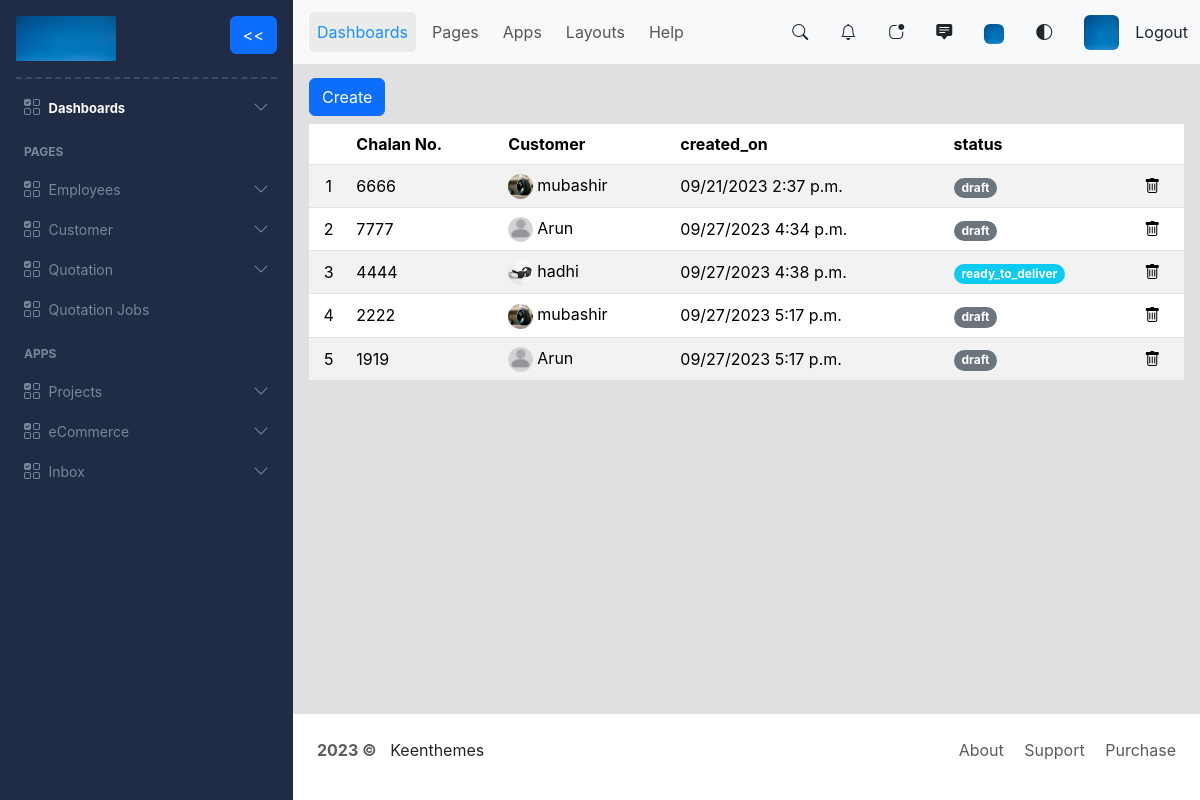
The app's page /view_quotations (signed in), older data.
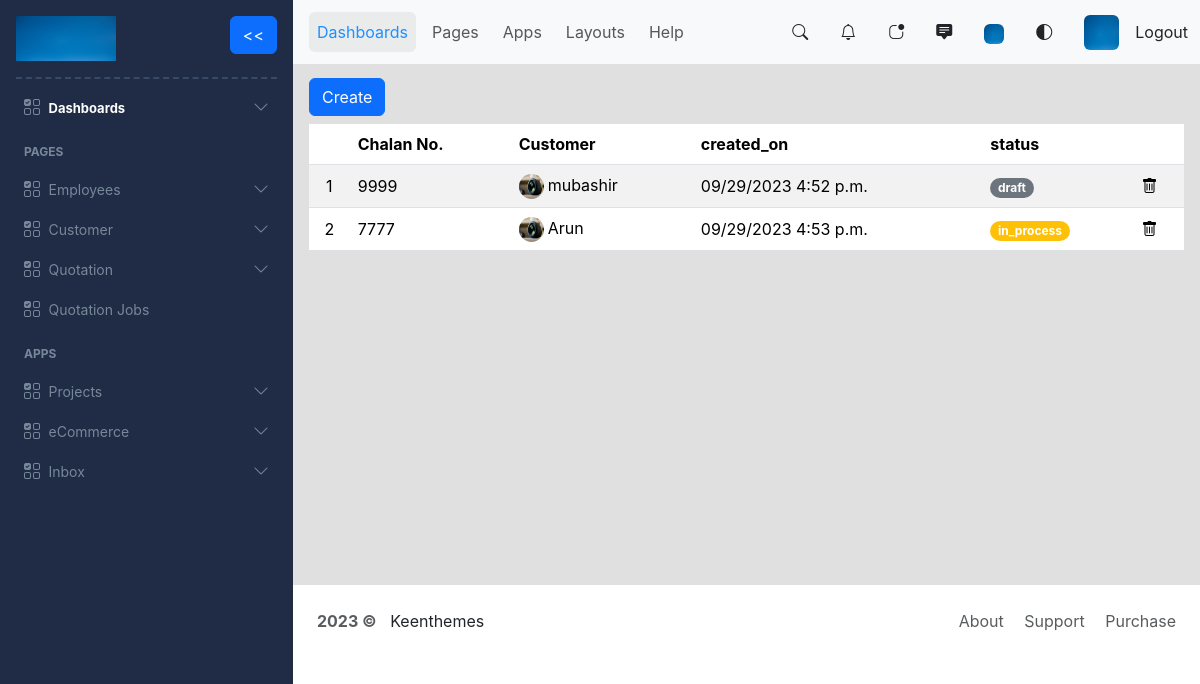
The same page, newer data.
### myapp/models.py (models this page shows, shortened)
class Quotation(models.Model):
    status_choices=( ('draft', 'Draft'), ('in_process', 'In Process'), ('ready_to_deliver', 'Ready to Deliver'), ('delivered_successfully', 'Delivered Successfully') )
    id = models.UUIDField(primary_key=True, default=uuid.uuid4, unique=True, editable=False)
    customer_id = models.ForeignKey(Customer, on_delete=models.CASCADE)
    chalan_no = models.IntegerField(null=False, blank=True)
    created_on = models.DateTimeField(default=timezone.now ,null=False, blank=False)
    status = models.CharField(max_length=50, choices=status_choices, default='draft')

class Customer(models.Model):
    id = models.UUIDField(primary_key=True, default=uuid.uuid4, unique=True, editable=False)
    name = models.CharField(max_length=30)
    address = models.CharField(max_length=150)
    contact = models.IntegerField()
    email = models.EmailField()
    profile_image = models.ImageField(null=True, blank=True, upload_to="profiles/")

### myapp/views.py (the view)
# urls.py: path('view_quotations', views.viewQuotations, name='view_quotations'),
@login_required
def viewQuotations(request):
    quotations = Quotation.objects.all()
    quotations_exist = quotations.exists()
    return render(request, "quotation/view_quotations.html", {'quotations': quotations, 'quotations_exist': quotations_exist})

### myapp/templates/quotation/view_quotations.html (shortened to what this page needs)
{% extends 'index.html' %}
{% block content %}
{% load static %}
<div class='justify-content-end'>
    <a href = "{% url 'create_quotation' %}"class="btn btn-primary">Create</a>
</div>
{% if quotations_exist %}
<div class='table-responsive'>
    <table class="table table-striped mt-2 align-middle">
        <thead>
        <tr>
            <th scope="col"></th>
            <th scope="col">Chalan No.</th>
            <th scope="col">Customer</th>
            <th scope="col">created_on</th>
            <th scope="col">status</th>
            <th scope="col"></th>
        </tr>
        </thead>
        <tbody>
        {% for quotation in quotations %}
            <tr style="height: 42px;">
                <td class="text-center">{{forloop.counter}}</td>
                <td><a href="{% url 'update_quotation' quotation.id %}" style="text-decoration: none; color: black;">{{quotation.chalan_no}}</a></td>
                <td><a href="{% url 'update_quotation' quotation.id %}" style="text-decoration: none; color: black;">
                    {% if quotation.customer_id.profile_image %}
                        <img src="{{quotation.customer_id.profile_image.url}}" alt="Profile not loading..." class="me-1" style="width: 25px; height: 25px; border-radius: 50%;">{{quotation.customer_id.name}}
                    {% else %}
                        <img src="{% static 'image/default.png' %}" alt="Profile not loading..." class="me-1" style="width: 25px; height: 25px; border-radius: 50%;">{{quotation.customer_id.name}}
                    {% endif %}
                </a>
                </td>
                <td><a href="{% url 'update_quotation' quotation.id %}" style="text-decoration: none; color: black;">{{quotation.created_on|date:"m/d/Y g:i a" }}</a></td>
                <td><a href="{% url 'update_quotation' quotation.id %}" style="text-decoration: none; color: black;">
                    {% if quotation.status == 'draft' %}
                        <span class="badge bg-secondary rounded-pill">{{quotation.status}}</span>
                    {% elif quotation.status == 'in_process' %}
                        <span class="badge bg-warning rounded-pill">{{quotation.status}}</span>
                    {% elif quotation.status == 'ready_to_deliver' %}
                        <span class="badge bg-info rounded-pill">{{quotation.status}}</span>
                    {% else %}
                        <span class="badge bg-success rounded-pill">{{quotation.status}}</span>
                    {% endif %}
                </a>
                </td>
                <td>
                    <a href="{% url 'delete_quotation' quotation.id %}" class="deleteQuotation" data-bs-toggle="modal" data-bs-target="#deleteModal" data-bs-id="{{quotation.id}}" data-bs-name="{{ quotation.customer_id.name }}" data-bs-chalan="{{ quotation.chalan_no }}" style="color: black;"><i class="bi bi-trash"></i>
                    </a>
                </td>
            </tr>
        {% endfor %}
        </tbody>
    </table>
</div>
{% else %}
<div class="d-flex justify-content-center">
    <span class="pt-5">Empty quotations. <a href="{% url 'create_quotation' %}">Create</a> a new one.</span>
</div>
{% endif %}
{% endblock content %}

### myapp/templates/index.html (shortened to what this page needs)
<!DOCTYPE html>
{% load static %}
<html lang="en">
<head>
    <link href="https://cdn.jsdelivr.net/npm/bootstrap@5.3.1/dist/css/bootstrap.min.css" rel="stylesheet">
    <link rel="stylesheet" href="https://cdnjs.cloudflare.com/ajax/libs/bootstrap/5.3.1/css/bootstrap-grid.min.css">
    <link rel="stylesheet" href="{% static 'css/image_profile.css' %}">
    <link rel="stylesheet" href="{% static 'css/keenweb.css' %}">
    <link rel="stylesheet" href="https://cdn.jsdelivr.net/npm/bootstrap-icons@1.5.0/font/bootstrap-icons.css">
</head>
<body>
        <div class="main-nav">
            <nav class="navbar navbar-expand-lg navbar-light bg-light">
                <div class="container-fluid">
                    <div class="collapse navbar-collapse" id="navbarSupportedContent">
                        <ul class="navbar-nav me-auto mb-2 mb-lg-0">
                        <li class="nav-item active-link m-1 nav-content">
                            <a class="nav-link active" aria-current="page" href="#">Dashboards</a>
                        </li>
                        <li class="nav-item m-1 nav-content">
                            <div class="dropdown">
                                <a class="nav-link hover-dropdown-toggle" href="#" id="dropdownMenu" aria-expanded="false">Pages</a>
                            </div>
                        </li>
                        <li class="nav-item m-1 nav-content">
                            <a class="nav-link" href="#">Apps</a>
                        </li>
                        <li class="nav-item m-1 nav-content">
                            <a class="nav-link" href="#">Layouts</a>
                        </li>
                        <li class="nav-item m-1 nav-content">
                            <a class="nav-link" href="#">Help</a>
                        </li>
                        </ul>
                    </div>
                    <div class="d-flex align-items-center">
                        <i class="bi bi-search me-3 ms-3"></i>
                        <i class="bi bi-bell me-3 ms-3"></i>
                        <i class="bi bi-app-indicator me-3 ms-3"></i>
                        <i class="bi bi-chat-square-text-fill me-3 ms-3"></i>
                        <i class="me-3 ms-3"><img src="{% static 'image/bg-person.jpg' %}" style="width: 20px;height: 20px; border-radius: 6px;"></i>
                        <i class="bi bi-circle-half me-3 ms-3"></i>
                        <i class="me-3 ms-3"><img src="{% static 'image/bg-person.jpg' %}" style="width: 35px;height: 35px; border-radius: 6px;"></i>
                        <a class="nav-link" href="{% url 'logout' %}">Logout</a>
                    </div>
                </div>
            </nav>
        </div>
        <div class="side-nav collapse navbar-collapse align-items-stretch d-flex flex-column justify-content-between" id="sideNav">
                    <div class="wrapper">
                        <div class="position-sticky top-0 p-3 pb-0 align-items-center" style="background:#202B46;">
                            <div class="d-flex justify-content-between">
                                <div>
                                    <img src="{% static 'image/bg-person.jpg' %}" class="navbrand" id="navbrandImg" alt="..." style="width: 100px; height:45px;">
                                </div>
                                <div>
                                    <label for="check">
                                        <button id="checkButton" type="button" class="btn btn-primary newbtn">&lt;&lt;</button>
                                    </label>
                                </div>
                            </div>
                            <hr>
                        </div>
                        <div class="side-nav-content ps-4 pe-4">
                            <div class="dropdown-sidenav">
                                <div class="navbar-toggle d-flex" id="dropdownMenuLink" data-bs-toggle="collapse" data-bs-target="#dropdownDashboard">
                                    <div>
                                        <i class="bi bi-ui-checks-grid m-0 p-0"></i>
                                        <span class="ms-1 dashboard" id="sideNavContent">Dashboards</span>
                                    </div>
                                    <div>
                                        <i id="chevron-icon" class="bi bi-chevron-down"></i>
                                    </div>
                                </div>
                            </div>
                            <p class="mt-4 mb-2 sidenav-subhead">PAGES</p>
                            <div class="dropdown-sidenav mt-3">
                                <div class="navbar-toggle d-flex" id="dropdownMenuLink" data-bs-toggle="collapse" data-bs-target="#dropdownUser">
                                    <div>
                                        <i class="bi bi-ui-checks-grid"></i>
                                        <span class="ms-1" id="sideNavContent">Employees</span>
                                    </div>
                                    <div>
                                        <i id="chevron-icon" class="bi bi-chevron-down"></i>
                                    </div>
                                </div>
                            </div>
                            <div class="dropdown-sidenav mt-3">
                                <div class="navbar-toggle d-flex" id="dropdownMenuLink" data-bs-toggle="collapse" data-bs-target="#dropdownAccount">
                                    <div>
                                        <i class="bi bi-ui-checks-grid"></i>
                                        <span class="ms-1" id="sideNavContent">Customer</span>
                                    </div>
                                    <div>
                                        <i id="chevron-icon" class="bi bi-chevron-down"></i>
                                    </div>
                                </div>
                            </div>
                            <div class="dropdown-sidenav mt-3">
                                <div class="navbar-toggle d-flex" id="dropdownMenuLink" data-bs-toggle="collapse" data-bs-target="#dropdownAuthentication">
                                    <div>
                                        <i class="bi bi-ui-checks-grid"></i>
                                        <span class="ms-1" id="sideNavContent">Quotation</span>
                                    </div>
                                    <div>
                                        <i id="chevron-icon" class="bi bi-chevron-down"></i>
                                    </div>
                                </div>
                            </div>
                            <div class="dropdown-sidenav mt-3">
                                    <div>
                                        <i class="bi bi-ui-checks-grid"></i>
                                        <span class="ms-1" id="sideNavContent"><a href="{% url 'view_quotation_jobs' %}">Quotation Jobs</a></span>
                                    </div>
                            </div>
                            <p class="mt-4 mb-2 sidenav-subhead">APPS</p>
                            <div class="dropdown-sidenav mt-3">
                                <div class="navbar-toggle d-flex" id="dropdownMenuLink" data-bs-toggle="collapse" data-bs-target="#dropdownProjects">
                                    <div>
                                        <i class="bi bi-ui-checks-grid"></i>
                                        <span class="ms-1" id="sideNavContent">Projects</span>
                                    </div>
                                    <div>
                                        <i id="chevron-icon" class="bi bi-chevron-down"></i>
                                    </div>
                                </div>
                            </div>
                            <div class="dropdown-sidenav mt-3">
                                <div class="navbar-toggle d-flex" id="dropdownMenuLink" data-bs-toggle="collapse" data-bs-target="#dropdownEcommerce">
                                    <div>
                                        <i id="icongrid" class="bi bi-ui-checks-grid"></i>
                                        <span class="ms-1" id="sideNavContent">eCommerce</span>
                                    </div>
                                    <div>
                                        <i id="chevron-icon" class="bi bi-chevron-down"></i>
                                    </div>
                                </div>
                            </div>
                            <div class="dropdown-sidenav mt-3">
                                <div class="navbar-toggle d-flex" id="dropdownMenuLink" data-bs-toggle="collapse" data-bs-target="#dropdownInbox">
                                    <div>
                                        <i class="bi bi-ui-checks-grid"></i>
                                        <span class="ms-1" id="sideNavContent">Inbox</span>
                                    </div>
                                    <div>
                                        <i id="chevron-icon" class="bi bi-chevron-down"></i>
                                    </div>
                                </div>
                            </div>
                        </div>
                    </div>
                </div>
    <section>
        <div class="web-content m-3">
            {% block content %}
            {% endblock content %}
        </div>
        <div class="keen-footer bg-white">
            <div class="d-flex justify-content-between p-4">
                <div>
                    <b class="text-muted">2023 &copy;</b>
                    <span>&nbsp; Keenthemes</span>
                </div>
                <div>
                    <a href="#" class="text-muted ps-2 pe-2" style="text-decoration: none;">About</a>
                    <a href="#" class="text-muted ps-2 pe-2" style="text-decoration: none;">Support</a>
                    <a href="#" class="text-muted ps-2" style="text-decoration: none;">Purchase</a>
                </div>
            </div>
        </div>
    </section>
</body>
</html>

### myapp/static/css/keenweb.css (style rules this page uses)
.main-nav { width: calc(100% - 293px); height: 64px; position: fixed; background: #000; margin-left: 293px; transition: ease 0.3s; z-index: 2; white-space: nowrap; overflow:visible; }
.main-nav .navbar .active-link { background-color: rgba(211, 211, 211, 0.39); border-radius: 6px; }
.main-nav .navbar .active-link .active { color: dodgerblue; }
.side-nav { width: 293px; height: 100%; background: #202B46; top: 0; left: 0; position: fixed; z-index: 2; transition: ease 0.3s; overflow-y: auto; }
.side-nav .newbtn { transform: rotate(0deg); transition: ease 0.3s; }
.side-nav hr { border: none; border-top: 2px dashed #7ba7cf; }
.dropdown-sidenav { color: lightslategray; }
.dropdown-sidenav .dashboard { color: white; font-size: 13px; font-weight: bold; }
.dropdown-sidenav span { color: lightslategray; font-size: 14px; }
.dropdown-sidenav a { text-decoration: none; color: lightslategray; }
.side-nav-content p { font-size: 12px; font-weight: bold; color: lightslategray; }
section { width: calc(100% -293px); margin-left: 293px; padding-top: 62px; transition: ease 0.3s; }
* { font-family: Inter, Helvetica, "sans-serif";; }
section { background-color: rgba(82, 82, 82, 0.178); }
.keen-footer { margin-top: 35%; }

Row changes from the older to the newer data that the page shows:
removed Quotation: chalan_no "6666", customer_id.profile_image (picture), customer_id.name "mubashir", created_on "09/21/2023 2:37 p.m.", status "draft"
removed Quotation: chalan_no "7777", customer_id.name "Arun", created_on "09/27/2023 4:34 p.m.", status "draft"
removed Quotation: chalan_no "4444", customer_id.profile_image (picture), customer_id.name "hadhi", created_on "09/27/2023 4:38 p.m.", status "ready_to_deliver"
removed Quotation: chalan_no "2222", customer_id.profile_image (picture), customer_id.name "mubashir", created_on "09/27/2023 5:17 p.m.", status "draft"
removed Quotation: chalan_no "1919", customer_id.name "Arun", created_on "09/27/2023 5:17 p.m.", status "draft"
added Quotation: chalan_no "9999", customer_id.profile_image (picture), customer_id.name "mubashir", created_on "09/29/2023 4:52 p.m.", status "draft"
added Quotation: chalan_no "7777", customer_id.profile_image (picture), customer_id.name "Arun", created_on "09/29/2023 4:53 p.m.", status "in_process"
